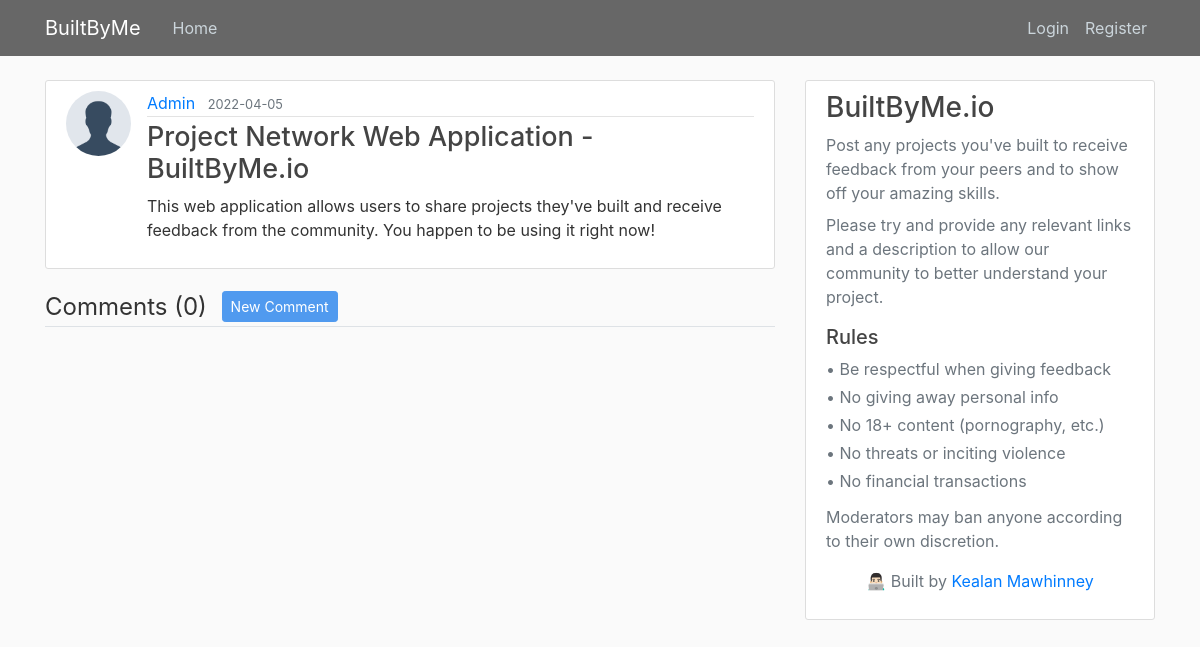
/post/1, run on the app's committed database.
### app/models.py (models this page shows, shortened)
class User(db.Model, UserMixin):
    id = db.Column(db.Integer, primary_key=True)
    username = db.Column(db.String(20), unique=True, nullable=False)
    email = db.Column(db.String(120), unique=True, nullable=False)
    image_file = db.Column(db.String(20), nullable=False, default='default.png')
    password = db.Column(db.String(60), nullable=False)
    posts = db.relationship('Post', backref='author', lazy=True)
    comments = db.relationship('Comment', backref='author', lazy=True)

class Post(db.Model):
    id = db.Column(db.Integer, primary_key=True)
    title = db.Column(db.String(100), nullable=False)
    date_posted = db.Column(db.DateTime, nullable=False, default=datetime.utcnow)
    content = db.Column(db.Text, nullable=False)
    user_id = db.Column(db.Integer, db.ForeignKey('user.id'), nullable=False)
    comments = db.relationship('Comment', backref='post', lazy=True)

### app/posts/routes.py (the view)
@posts.route("/post/<int:post_id>")
def post(post_id):
    post = Post.query.get_or_404(post_id)
    page = request.args.get('page', 1, type=int)
    comments = Comment.query.filter_by(post=post).order_by(Comment.date_posted.desc()).paginate(page=page, per_page=40)
    return render_template('post.html', title=post.title, post=post, comments=comments)

### app/templates/post.html (shortened to what this page needs)
{% extends "layout.html" %}
{% block content %}
  <article class="media content-section">
    <img class="rounded-circle article-img" src="{{ url_for('static', filename='profile_pics/' + post.author.image_file) }}">
    <div class="media-body">
      <div class="article-metadata">
        <a class="mr-2" href="{{ url_for('users.user_posts', username=post.author.username) }}">{{ post.author.username }}</a>
        <small class="text-muted">{{ post.date_posted.strftime('%Y-%m-%d') }}</small>
      </div>
      <h2 class="article-title">{{ post.title }}</h2>
      <p class="article-content">{{ post.content }}</p>
    </div>
  </article>
  <legend class="border-bottom mb-4">
    Comments ({{ comments.total }})
    <a id="new-comment-btn" class="btn btn-secondary btn-sm mb-1 ml-2" href="{{ url_for('posts.new_comment', post_id=post.id) }}">New Comment</a>
  </legend>
{% endblock content %}

### app/static/main.css (style rules this page uses)
body { background: #fafafa; color: #333333; margin-top: 5rem; }
h1, h2, h3, h4, h5, h6 { color: #444444; }
.content-section { background: #ffffff; padding: 10px 20px; border: 1px solid #dddddd; border-radius: 3px; margin-bottom: 20px; }
.article-title { color: #444444; font-size: 27px; }
.article-content { white-space: pre-line; }
.article-img { height: 65px; width: 65px; margin-right: 16px; }
.article-metadata { padding-bottom: 1px; margin-bottom: 4px; border-bottom: 1px solid #e3e3e3 }
#new-comment-btn { background-color: rgb(80, 154, 239); border-color: rgb(80, 154, 239); }

### data on the page
User: image_file (placeholder picture), author.username "Admin"
Post: date_posted "2022-04-05", title "Project Network Web Application - BuiltByMe.io", content "This web application allows users to share projects they've built and receive feedback from the community. You happen to be using it right now!"

### other printed values
{{ comments.total }} "0"
